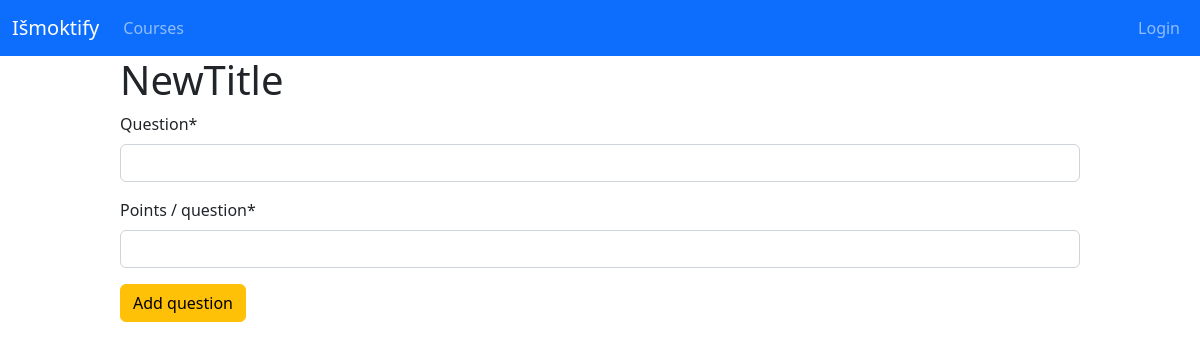
The page /new_test/1 on the database as committed earlier.
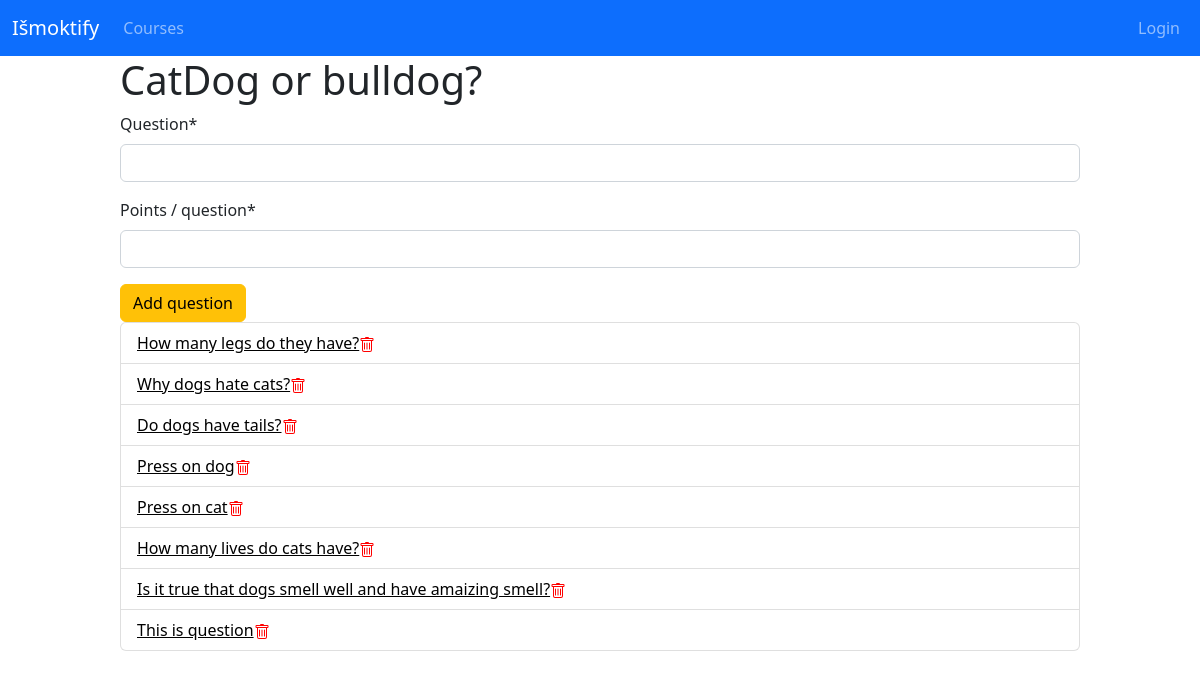
The same page on the database as committed later.
### ismoktify/models.py (models this page shows, shortened)
class Test(models.Model):
    course = models.ForeignKey(
        Course, on_delete=models.CASCADE, blank=True)
    title = models.CharField(max_length=180)
    number_of_easy_questions = models.IntegerField()
    number_of_medium_questions = models.IntegerField()
    number_of_hard_questions = models.IntegerField()

class Question(models.Model):
    test = models.ForeignKey(
        Test, on_delete=models.CASCADE, blank=True, null=True)
    content = models.CharField(max_length=180)
    weight = models.IntegerField()

### ismoktify/views.py (the view, shortened to what this page needs)
# urls.py: path('new_test/<int:pk>', TestDetailView.as_view(), name='test_detail'),
class TestDetailView(FormMixin, DetailView):
    model = Test
    template_name = 'ismoktify/test_detail.html'
    form_class = QuestionForm

### ismoktify/forms.py
class QuestionForm(forms.ModelForm):
    class Meta:
        model = Question
        fields = ['test', 'content', 'weight']
        labels = {
            'content': 'Question',
            'weight': 'Points / question'
        }
        widgets = {'test': forms.HiddenInput()}

### ismoktify/templatetags/ismoktify_extras.py (called while the page is built)
@register.filter(name='has_group')
def has_group(user, group_name):
    group = Group.objects.get(name=group_name)
    return True if group in user.groups.all() else False

### ismoktify/templates/ismoktify/test_detail.html (shortened to what this page needs)
{% extends 'ismoktify/base.html' %}
{% load crispy_forms_tags %}
{% block content %}
<div style="width: 80vw; margin: 0 auto">
    <h1>{{test.title}}</h1>
    <form action="" method="POST">
        {{form|crispy}}
        <button type="submit" class="btn btn-warning submit-button">
            Add question
        </button>
        </form>
    <ol class="list-group">
    {% for question in test.question_set.all %}
        <li class="list-group-item"><a style="color:black" href="{% url 'ismoktify:question_detail' question.id %}">{{question.content}}<a><a style="color:red" href="{% url 'ismoktify:question_delete' question.id %}"></a></li>
    {% endfor %}
</div>
{% endblock %}

Rows that differ between the two databases and show on the page:
changed Test: title "NewTitle" → "CatDog or bulldog?"
now on this page (row edited): Question: content "How many legs do they have?"
now on this page (row edited): Question: content "Why dogs hate cats?"
now on this page (row edited): Question: content "Do dogs have tails?"
now on this page (row edited): Question: content "Press on dog"
now on this page (row edited): Question: content "Press on cat"
now on this page (row edited): Question: content "How many lives do cats have?"
now on this page (row edited): Question: content "Is it true that dogs smell well and have amaizing smell?"
now on this page (row edited): Question: content "This is question"
